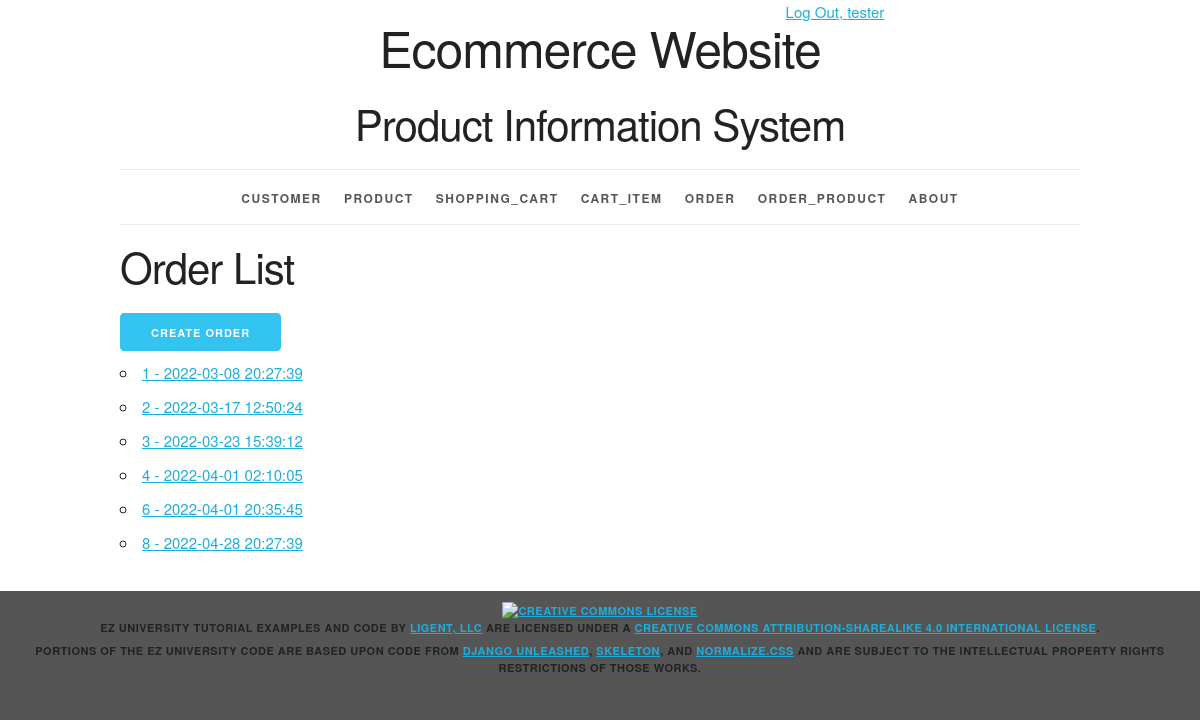
The page /order/ (signed in) on the database as committed earlier.
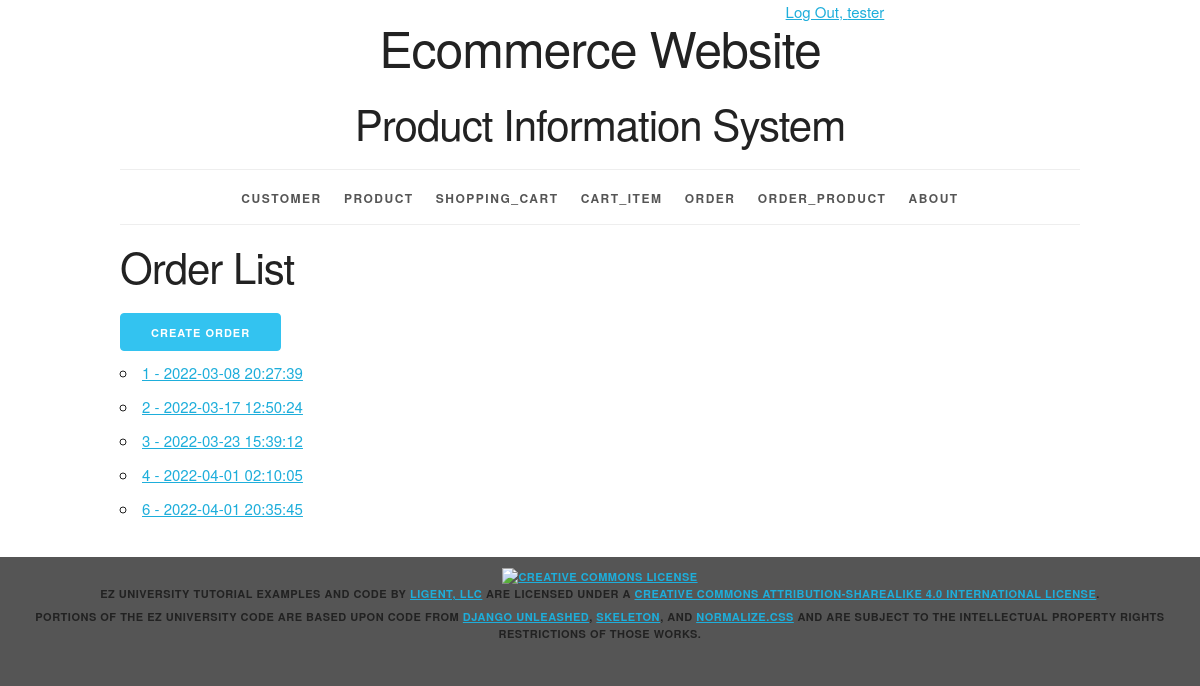
The same page on the database as committed later.
### productinfo/models.py (models this page shows, shortened)
class Order(models.Model):
	order_id = models.AutoField(primary_key=True)
	order_date = models.CharField(max_length=225)
	receiver = models.CharField(max_length=45)
	address = models.CharField(max_length=225)
	sm_id = models.ForeignKey(Shipping_Method, related_name='orders', on_delete=models.PROTECT)
	pm_id = models.ForeignKey(Payment_Method, related_name='orders', on_delete=models.PROTECT)
	customer_id = models.ForeignKey(Customer, related_name='orders', on_delete=models.PROTECT)
	def __str__(self):
		return f'{self.order_id} - {self.order_date}'
	def get_absolute_url(self):
		return reverse('productinfo_order_detail_urlpattern',
					   kwargs={'pk':self.pk}
					   )
	class Meta:
		ordering = ['order_date', 'order_id']
		constraints = [
			UniqueConstraint(fields=['order_id'], name='unique_order')
		]

### productinfo/views.py (the view)
class OrderList(LoginRequiredMixin, PermissionRequiredMixin, ListView):
	model = Order
	permission_required = 'productinfo.view_order'

### productinfo/templates/productinfo/order_list.html (shortened to what this page needs)
{% extends 'productinfo/base.html' %}
{% block content %}
    <h2>Order List</h2>
    <div>
    {% if perms.productinfo.add_order %}
    <a href="{% url 'productinfo_order_create_urlpattern' %}" class="button button-primary">
        Create Order
    </a>
    {% endif %}
    </div>
    <ul>
        {% for order in order_list %}
        <li>
            <a href="{{ order.get_absolute_url }}">{{ order }}</a>
        </li>
        {% empty %}
        <li><em>There are currently no orders available.</em></li>
        {% endfor %}
    </ul>
{% endblock %}

Rows that differ between the two databases and show on the page:
removed Order: order_id+order_date "8 - 2022-04-28 20:27:39"
